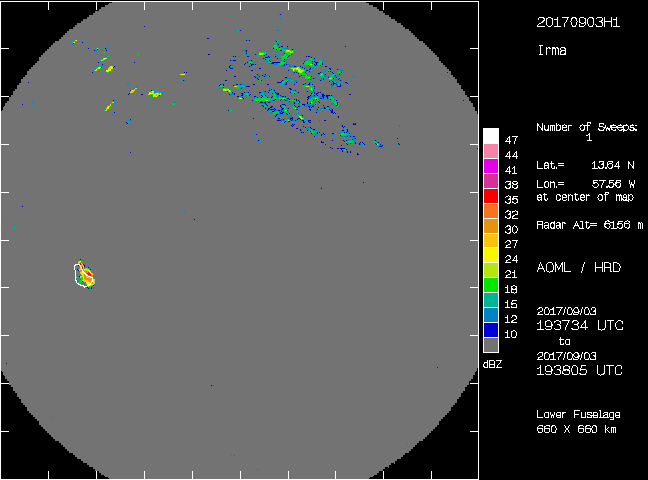
#> input picture aoml_download/frames_extracted/lf20170903H1_193805.gif, 648 x 480 px
$ python -i video_4.py   (imports and definitions only)
#> lines starting #> are read from the running program, lines starting #| are printed output that depends on the picture
#> further down, picture is the input picture: PIL image 648x480 P; mean R, G, B 82.7, 83.5, 83.1
"""
video_7_FINAL_globe_plus_population_map_with_hurdat2_track.py

✅ What this script does (final integrated version)
- Left: AOML radar/globe frames (storm motion)
- Right: Florida "population/exposure proxy" panel that contains:
    1) Heatmap (proxy exposure density — default uses school density)
    2) Schools / Hospitals / Shelters symbols at fixed, correct locations
    3) ✅ Hurricane Irma trajectory (parsed from HURDAT2 text) drawn directly ON the same panel
    4) ✅ Moving storm marker that progresses along the track during the 30s clip

Inputs (your paths already set below):
- HURDAT2 TXT: C:\\Users\\Adrija\\Downloads\\DFGCN\\data\\raw\\hurdat2\\hurdat2_atlantic.txt
- schools.csv / hospitals.csv / shelters.csv

Output:
- irma_aoml_30s_globe_plus_population_with_track.mp4

Run:
  python video_7_FINAL_globe_plus_population_map_with_hurdat2_track.py
"""

import re
import tarfile
from pathlib import Path
from urllib.parse import urlparse

import numpy as np
import requests
import imageio
import pandas as pd
from PIL import Image, ImageDraw, ImageFont, ImageFilter
from bs4 import BeautifulSoup
from ftplib import FTP


# =========================
# USER PATHS (YOUR FINAL PATHS)
# =========================

HURDAT2_TXT = Path(r"C:\Users\Adrija\Downloads\DFGCN\data\raw\hurdat2\hurdat2_atlantic.txt")

SCHOOLS_CSV = Path(r"C:\Users\Adrija\Downloads\DFGCN\your-repo\data\data\raw\data\raw\facilities\schools.csv")
HOSPITALS_CSV = Path(r"C:\Users\Adrija\Downloads\DFGCN\your-repo\data\data\raw\data\raw\facilities\hospitals.csv")
SHELTERS_CSV = Path(r"C:\Users\Adrija\Downloads\DFGCN\your-repo\data\data\raw\data\raw\facilities\shelters.csv")


# =========================
# SETTINGS
# =========================

RADAR_PAGE_URL = "https://www.aoml.noaa.gov/hrd/Storm_pages/irma2017/radar.html"

OUT_DIR = Path("aoml_download")
OUT_MP4 = Path("irma_aoml_30s_globe_plus_population_with_track.mp4")

DURATION_SEC = 30
FPS = 24

AUTO_CROP_WHITE_MARGINS = True
CROP_EXTRA_PX = 6

LINK_INDEX = 0
TARBALL_INDEX = 0

# Florida bounds for the right-side panel (tune if you want)
FL_BOUNDS = dict(
    lon_min=-88.0,
    lon_max=-79.0,
    lat_min=24.0,
    lat_max=31.5,
)

# Inset panel size
INSET_W = 380
INSET_H = 440
INSET_MARGIN = 10

# Heatmap config (proxy exposure density)
INSET_HEATMAP = True
HEATMAP_ALPHA = 0.45
HEATMAP_BLUR_RADIUS = 14
HEATMAP_QUANTILE_CLIP = 0.995
HEATMAP_SOURCE = "schools"  # "schools" | "hospitals" | "shelters"

# Facilities
DRAW_SCHOOLS = True
DRAW_HOSPITALS = True
DRAW_SHELTERS = True

SCHOOL_RADIUS_PX = 5
SHELTER_RADIUS_PX = 5
HOSPITAL_SIZE_PX = 7

# Hurricane path styling (on the right panel)
DRAW_HURRICANE_PATH = True
DRAW_MOVING_STORM_MARKER = True

PATH_COLOR = (255, 200, 0)        # yellow/gold
PATH_OUTLINE = (0, 0, 0)          # black outline
PATH_WIDTH = 3
PATH_OUTLINE_WIDTH = 5

MARKER_FILL = (255, 60, 60)       # red
MARKER_OUTLINE = (255, 255, 255)  # white
MARKER_RADIUS = 7

# Titles
TITLE_TEXT = "Hurricane Irma (2017) — Hazard Movement + Exposure Map"
SUBTITLE_TEXT = "Left: radar/globe motion | Right: exposure proxy + facilities + Irma track (HURDAT2)"


# =========================
# AOML DOWNLOAD HELPERS
# =========================

def autocrop_white(img: Image.Image, extra_px: int = 0) -> Image.Image:
#> called with extra_px = 0
    gray = img.convert("L")
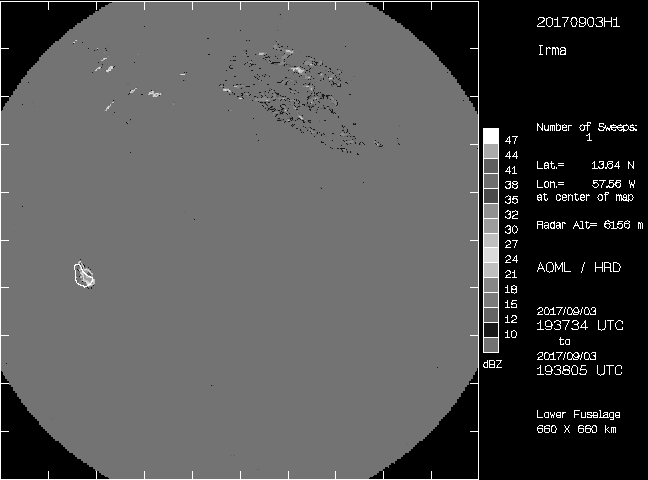
#> gray: PIL image 648x480 L; min 0, max 255, mean 83.2
    bw = gray.point(lambda p: 0 if p > 245 else 255, mode="1")
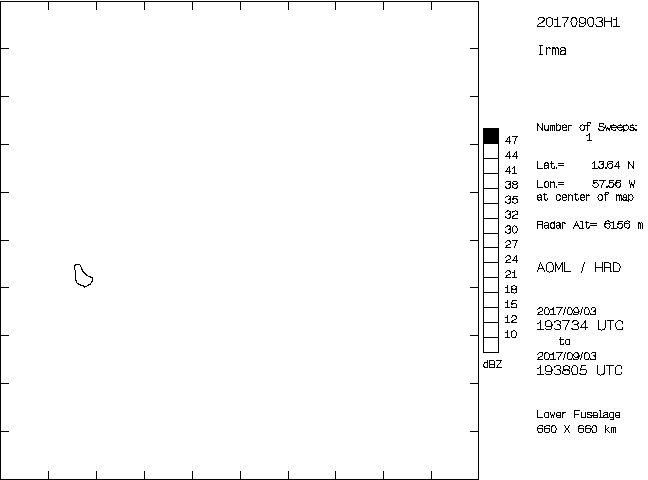
#> bw: PIL image 648x480 1; 97.9% white; black in thin lines or dots
    bbox = bw.getbbox()
#> bbox = (0, 0, 648, 480)
    if bbox is None:
        return img
    l, u, r, d = bbox
#> l = 0; u = 0; r = 648; d = 480
    l = max(0, l - extra_px)
    u = max(0, u - extra_px)
    r = min(img.width, r + extra_px)
    d = min(img.height, d + extra_px)
    return img.crop((l, u, r, d))


# [566 lines left out: functions normalize_to_ftp, find_singleframe_links, ftp_connect, ftp_download_file, ftp_list_tarballs_in_folder, extract_tarball and 13 more, not called in this run]


# [2 lines not run here, left out]

>>> from PIL import Image
>>> picture = Image.open('aoml_download/frames_extracted/lf20170903H1_193805.gif')
>>> result = autocrop_white(picture)
